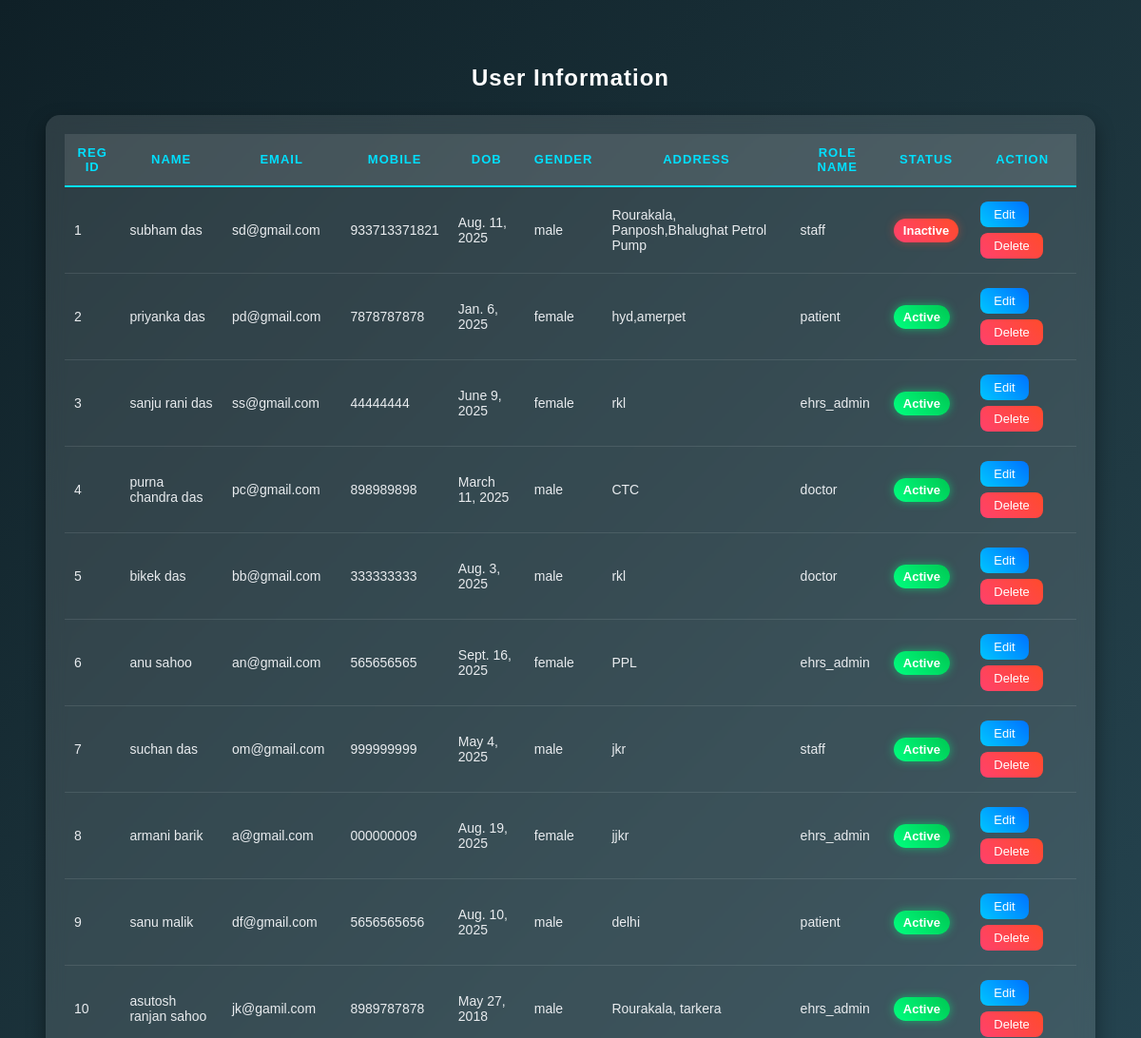
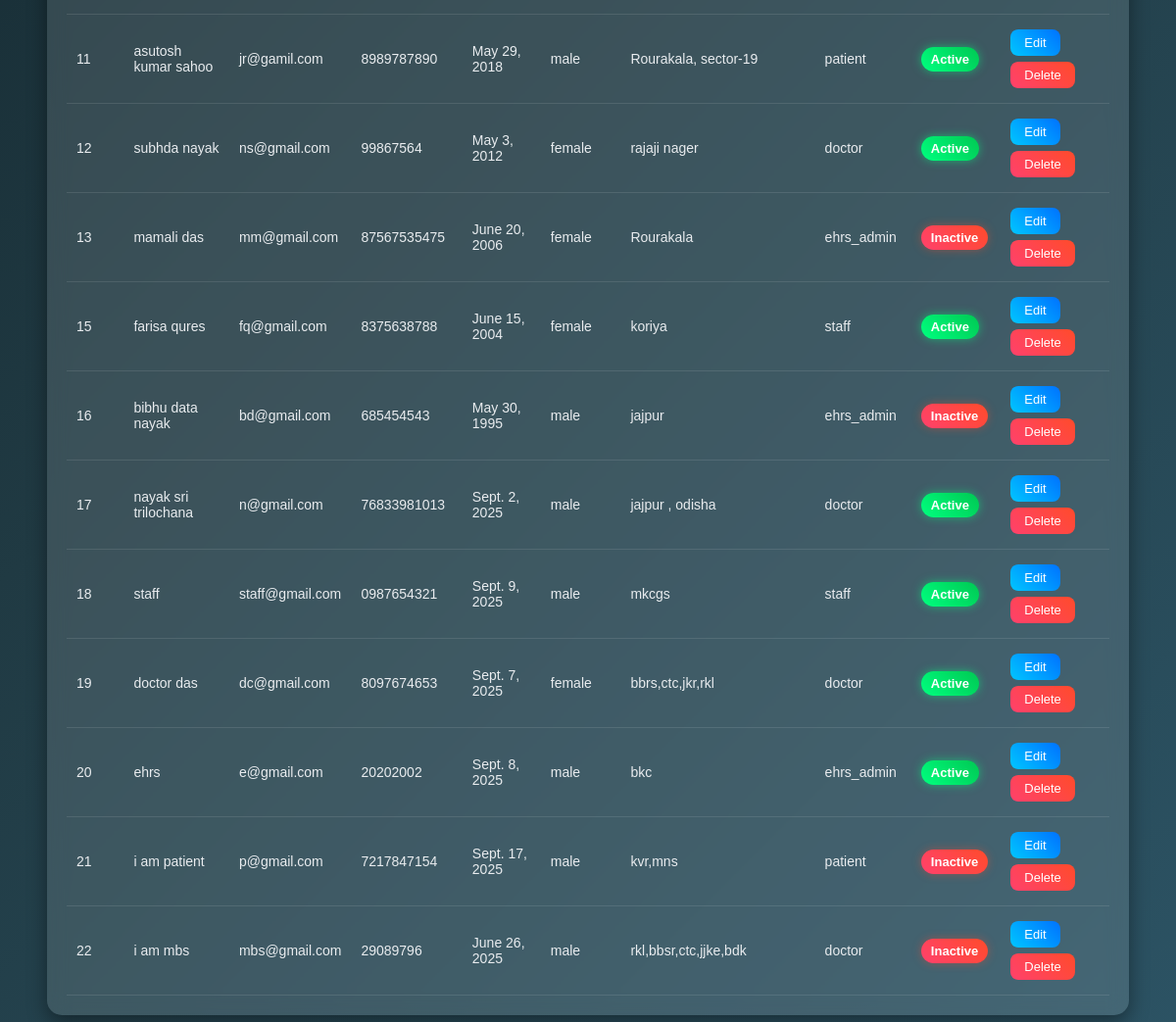
The page /ehrs_admin/viewdata/ on the database its author committed (2 pictures, top to bottom).
### Register/models.py (models this page shows, shortened)
class Register_Master(models.Model):
    Reg_id=models.AutoField(primary_key=True)
    Name=models.CharField(max_length=30)
    Email=models.CharField(max_length=40,unique=True)
    Mob=models.CharField(max_length=30)
    Password=models.CharField(max_length=30)
    DOB=models.DateField(default=None)
    Gender=models.CharField(max_length=40)
    Address=models.CharField(max_length=100)
    Role_name=models.CharField(max_length=30)
    Status=models.IntegerField(default=0)

### EHRS_admin/views.py (the view, shortened to what this page needs)
# urls.py: path('viewdata/',views.viewdata,name="viewdata"),
def viewdata(request):
    ob=Register_Master.objects.all()
    return render(request,"viewdata.html",{'data':ob})

### EHRS_admin/templates/viewdata.html (shortened to what this page needs)
<!DOCTYPE html>
<html lang="en">
<head>
</head>
<body>
<h2>User Information</h2>
<div class="table-container">
  <table>
    <tr>
      <th>Reg ID</th>
      <th>Name</th>
      <th>Email</th>
      <th>Mobile</th>
      <th>DOB</th>
      <th>Gender</th>
      <th>Address</th>
      <th>Role Name</th>
      <th>Status</th>
      <th>Action</th>
    </tr>
    {% for user in data %}
    <tr>
      <form method="post">
        <td data-label="Reg ID">{{ user.Reg_id }}</td>
        <td data-label="Name">{{ user.Name }}</td>
        <td data-label="Email">{{ user.Email }}</td>
        <td data-label="Mobile">{{ user.Mob }}</td>
        <td data-label="DOB">{{ user.DOB }}</td>
        <td data-label="Gender">{{ user.Gender }}</td>
        <td data-label="Address">{{ user.Address }}</td>
        <td data-label="Role Name">{{ user.Role_name }}</td>
        <td data-label="Status">
          {% with st=user.Status|stringformat:"s"|lower %}
            {% if st == "active" or st == "1" or st == "true" %}
              <span class="badge badge-active">Active</span>
            {% else %}
              <span class="badge badge-inactive">Inactive</span>
            {% endif %}
          {% endwith %}
        </td>
        <td data-label="Action">
          <input type="submit" value="Edit" name="btn">
          <input type="submit" value="Delete" name="btn" onclick="return confirm('Are you sure you want to delete this user?');">
        </td>
      </form>
    </tr>
    {% empty %}
    <tr><td colspan="10" class="empty">No user records found</td></tr>
    {% endfor %}
  </table>
</div>
</body>
</html>

### EHRS_admin/templates/viewdata.html (style rules this page uses)
body { font-family: "Poppins", sans-serif; background: linear-gradient(135deg, #0f2027, #203a43, #2c5364); color: #fff; padding: 40px; }
h2 { text-align: center; font-weight: 600; color: #fff; margin-bottom: 25px; letter-spacing: 1px; }
.table-container { background: rgba(255, 255, 255, 0.12); backdrop-filter: blur(10px); border-radius: 15px; padding: 20px; box-shadow: 0 8px 20px rgba(0,0,0,0.4); overflow-x: auto; }
table { width: 100%; border-collapse: collapse; min-width: 900px; }
th { background: rgba(255,255,255,0.1); color: #00e0ff; text-transform: uppercase; font-size: 13px; letter-spacing: 1px; padding: 12px 10px; border-bottom: 2px solid #00e0ff; }
td { padding: 12px 10px; color: #e9ecef; border-bottom: 1px solid rgba(255,255,255,0.1); font-size: 14px; }
.badge { padding: 5px 10px; border-radius: 20px; font-weight: 600; font-size: 13px; text-transform: capitalize; }
.badge-active { background: linear-gradient(45deg, #00ff7f, #00c853); color: #fff; box-shadow: 0 0 10px rgba(0,255,127,0.5); }
.badge-inactive { background: linear-gradient(45deg, #ff416c, #ff4b2b); color: #fff; box-shadow: 0 0 10px rgba(255,75,43,0.4); }
input[type="submit"] { border: none; border-radius: 8px; padding: 6px 14px; cursor: pointer; color: #fff; font-size: 13px; margin: 3px; transition: 0.3s; }
input[value="Edit"] { background: linear-gradient(45deg, #00c6ff, #0072ff); }
input[value="Delete"] { background: linear-gradient(45deg, #ff416c, #ff4b2b); }

### rows shown on the page
Register_Master: Reg_id "1", Name "subham das", Email "sd@gmail.com", Mob "933713371821", DOB "Aug. 11, 2025", Gender "male", Address "Rourakala, Panposh,Bhalughat Petrol Pump", Role_name "staff", shows "Inactive"
Register_Master: Reg_id "2", Name "priyanka das", Email "pd@gmail.com", Mob "7878787878", DOB "Jan. 6, 2025", Gender "female", Address "hyd,amerpet", Role_name "patient", shows "Active"
Register_Master: Reg_id "3", Name "sanju rani das", Email "ss@gmail.com", Mob "44444444", DOB "June 9, 2025", Gender "female", Address "rkl", Role_name "ehrs_admin", shows "Active"
Register_Master: Reg_id "4", Name "purna chandra das", Email "pc@gmail.com", Mob "898989898", DOB "March 11, 2025", Gender "male", Address "CTC", Role_name "doctor", shows "Active"
Register_Master: Reg_id "5", Name "bikek das", Email "bb@gmail.com", Mob "333333333", DOB "Aug. 3, 2025", Gender "male", Address "rkl", Role_name "doctor", shows "Active"
Register_Master: Reg_id "6", Name "anu sahoo", Email "an@gmail.com", Mob "565656565", DOB "Sept. 16, 2025", Gender "female", Address "PPL", Role_name "ehrs_admin", shows "Active"
Register_Master: Reg_id "7", Name "suchan das", Email "om@gmail.com", Mob "999999999", DOB "May 4, 2025", Gender "male", Address "jkr", Role_name "staff", shows "Active"
Register_Master: Reg_id "8", Name "armani barik", Email "a@gmail.com", Mob "000000009", DOB "Aug. 19, 2025", Gender "female", Address "jjkr", Role_name "ehrs_admin", shows "Active"
Register_Master: Reg_id "9", Name "sanu malik", Email "df@gmail.com", Mob "5656565656", DOB "Aug. 10, 2025", Gender "male", Address "delhi", Role_name "patient", shows "Active"
Register_Master: Reg_id "10", Name "asutosh ranjan sahoo", Email "jk@gamil.com", Mob "8989787878", DOB "May 27, 2018", Gender "male", Address "Rourakala, tarkera", Role_name "ehrs_admin", shows "Active"
Register_Master: Reg_id "11", Name "asutosh kumar sahoo", Email "jr@gamil.com", Mob "8989787890", DOB "May 29, 2018", Gender "male", Address "Rourakala, sector-19", Role_name "patient", shows "Active"
Register_Master: Reg_id "12", Name "subhda nayak", Email "ns@gmail.com", Mob "99867564", DOB "May 3, 2012", Gender "female", Address "rajaji nager", Role_name "doctor", shows "Active"
Register_Master: Reg_id "13", Name "mamali das", Email "mm@gmail.com", Mob "87567535475", DOB "June 20, 2006", Gender "female", Address "Rourakala", Role_name "ehrs_admin", shows "Inactive"
Register_Master: Reg_id "15", Name "farisa qures", Email "fq@gmail.com", Mob "8375638788", DOB "June 15, 2004", Gender "female", Address "koriya", Role_name "staff", shows "Active"
Register_Master: Reg_id "16", Name "bibhu data nayak", Email "bd@gmail.com", Mob "685454543", DOB "May 30, 1995", Gender "male", Address "jajpur", Role_name "ehrs_admin", shows "Inactive"
Register_Master: Reg_id "17", Name "nayak sri trilochana", Email "n@gmail.com", Mob "76833981013", DOB "Sept. 2, 2025", Gender "male", Address "jajpur , odisha", Role_name "doctor", shows "Active"
Register_Master: Reg_id "18", Name "staff", Email "staff@gmail.com", Mob "0987654321", DOB "Sept. 9, 2025", Gender "male", Address "mkcgs", Role_name "staff", shows "Active"
Register_Master: Reg_id "19", Name "doctor das", Email "dc@gmail.com", Mob "8097674653", DOB "Sept. 7, 2025", Gender "female", Address "bbrs,ctc,jkr,rkl", Role_name "doctor", shows "Active"
Register_Master: Reg_id "20", Name "ehrs", Email "e@gmail.com", Mob "20202002", DOB "Sept. 8, 2025", Gender "male", Address "bkc", Role_name "ehrs_admin", shows "Active"
Register_Master: Reg_id "21", Name "i am patient", Email "p@gmail.com", Mob "7217847154", DOB "Sept. 17, 2025", Gender "male", Address "kvr,mns", Role_name "patient", shows "Inactive"
Register_Master: Reg_id "22", Name "i am mbs", Email "mbs@gmail.com", Mob "29089796", DOB "June 26, 2025", Gender "male", Address "rkl,bbsr,ctc,jjke,bdk", Role_name "doctor", shows "Inactive"
